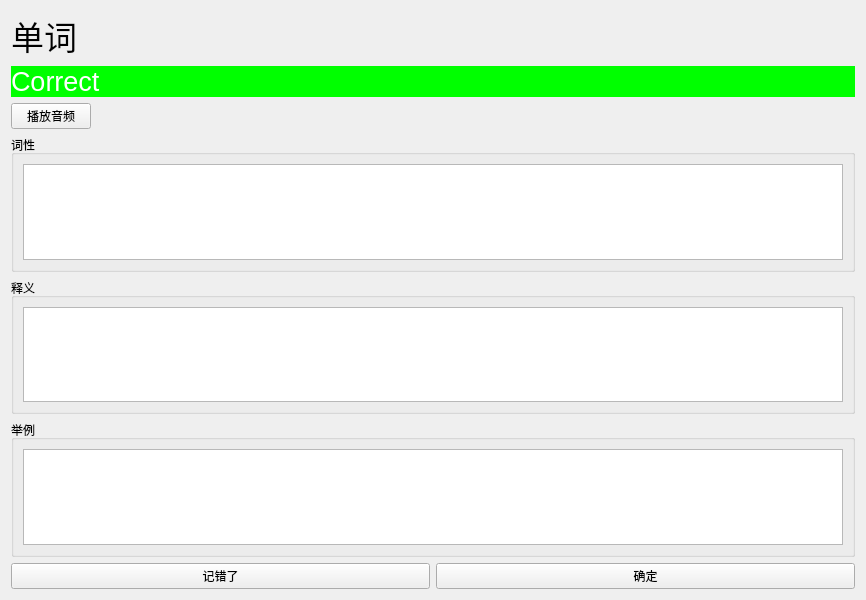
<?xml version="1.0" encoding="UTF-8"?>
<ui version="4.0">
 <class>Dialog</class>
 <widget class="QDialog" name="Dialog">
  <property name="geometry">
   <rect>
    <x>0</x>
    <y>0</y>
    <width>866</width>
    <height>600</height>
   </rect>
  </property>
  <property name="windowTitle">
   <string>确认单词</string>
  </property>
  <layout class="QVBoxLayout" name="verticalLayout_4">
   <item>
    <widget class="QLabel" name="word_label">
     <property name="font">
      <font>
       <pointsize>25</pointsize>
      </font>
     </property>
     <property name="text">
      <string>单词</string>
     </property>
    </widget>
   </item>
   <item>
    <widget class="QLabel" name="label">
     <property name="font">
      <font>
       <pointsize>20</pointsize>
      </font>
     </property>
     <property name="styleSheet">
      <string notr="true">background-color:rgb(0, 255, 0);color:rgb(255, 255, 255)</string>
     </property>
     <property name="text">
      <string>Correct</string>
     </property>
    </widget>
   </item>
   <item>
    <layout class="QHBoxLayout" name="horizontalLayout_3">
     <item>
      <widget class="QPushButton" name="play_pushButton">
       <property name="text">
        <string>播放音频</string>
       </property>
       <property name="autoDefault">
        <bool>false</bool>
       </property>
      </widget>
     </item>
     <item>
      <spacer name="horizontalSpacer">
       <property name="orientation">
        <enum>Qt::Horizontal</enum>
       </property>
       <property name="sizeHint" stdset="0">
        <size>
         <width>40</width>
         <height>20</height>
        </size>
       </property>
      </spacer>
     </item>
    </layout>
   </item>
   <item>
    <widget class="QGroupBox" name="groupBox_3">
     <property name="title">
      <string>词性</string>
     </property>
     <layout class="QVBoxLayout" name="verticalLayout_3">
      <item>
       <widget class="QTextBrowser" name="part_label">
        <property name="html">
         <string>&lt;!DOCTYPE HTML PUBLIC &quot;-//W3C//DTD HTML 4.0//EN&quot; &quot;http://www.w3.org/TR/REC-html40/strict.dtd&quot;&gt;
&lt;html&gt;&lt;head&gt;&lt;meta name=&quot;qrichtext&quot; content=&quot;1&quot; /&gt;&lt;style type=&quot;text/css&quot;&gt;
p, li { white-space: pre-wrap; }
&lt;/style&gt;&lt;/head&gt;&lt;body style=&quot; font-family:'SimSun'; font-size:9pt; font-weight:400; font-style:normal;&quot;&gt;
&lt;p style=&quot;-qt-paragraph-type:empty; margin-top:0px; margin-bottom:0px; margin-left:0px; margin-right:0px; -qt-block-indent:0; text-indent:0px;&quot;&gt;&lt;br /&gt;&lt;/p&gt;&lt;/body&gt;&lt;/html&gt;</string>
        </property>
       </widget>
      </item>
     </layout>
    </widget>
   </item>
   <item>
    <widget class="QGroupBox" name="groupBox_2">
     <property name="title">
      <string>释义</string>
     </property>
     <layout class="QVBoxLayout" name="verticalLayout">
      <item>
       <widget class="QTextBrowser" name="meaning_label"/>
      </item>
     </layout>
    </widget>
   </item>
   <item>
    <widget class="QGroupBox" name="groupBox">
     <property name="title">
      <string>举例</string>
     </property>
     <layout class="QVBoxLayout" name="verticalLayout_2">
      <item>
       <widget class="QTextBrowser" name="example_label"/>
      </item>
     </layout>
    </widget>
   </item>
   <item>
    <spacer name="verticalSpacer">
     <property name="orientation">
      <enum>Qt::Vertical</enum>
     </property>
     <property name="sizeHint" stdset="0">
      <size>
       <width>17</width>
       <height>13</height>
      </size>
     </property>
    </spacer>
   </item>
   <item>
    <layout class="QHBoxLayout" name="horizontalLayout">
     <item>
      <widget class="QPushButton" name="wrong_pushButton">
       <property name="text">
        <string>记错了</string>
       </property>
       <property name="autoDefault">
        <bool>false</bool>
       </property>
      </widget>
     </item>
     <item>
      <widget class="QPushButton" name="right_pushButton">
       <property name="text">
        <string>确定</string>
       </property>
       <property name="autoDefault">
        <bool>false</bool>
       </property>
      </widget>
     </item>
    </layout>
   </item>
  </layout>
 </widget>
 <resources/>
 <connections/>
</ui>
